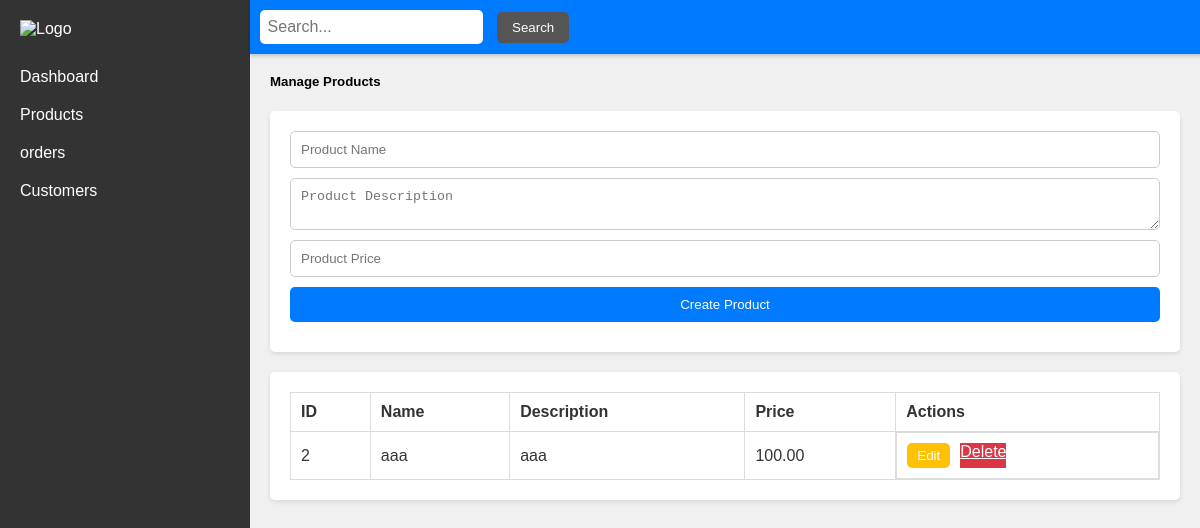
The app's page /views/products.php with its own data.
### tables this page shows
CREATE TABLE `products` (
  `id` int(11) NOT NULL,
  `name` varchar(255) NOT NULL,
  `description` text NOT NULL,
  `price` decimal(10,2) NOT NULL,
  `created_at` timestamp NOT NULL DEFAULT current_timestamp()
);

### views/products.php (the view, shortened to what this page needs)
<?php
$servername = "localhost";
$username = "root";
$password = "";
$dbname = "ecommerce";
$conn = new mysqli($servername, $username, $password, $dbname);
$products = $conn->query("SELECT * FROM products");
?>
<!DOCTYPE html>
<html lang="en">
<head>
    <link rel="stylesheet" href="https://cdnjs.cloudflare.com/ajax/libs/font-awesome/6.0.0-beta3/css/all.min.css">
</head>
<body>
<div class="top-bar">
<div>
            <form action="" method="GET">
                <input type="text" name="search" placeholder="Search...">
                <button type="submit">Search</button>
            </form>
        </div>
    </div>
    <div class="sidebar">
        <img src="path/to/your/image.jpg" alt="Logo">
        <a href="./dashboard.php">Dashboard</a>
        <a href="./products.php">Products</a>
        <a href="./orders.php">orders</a>
        <a href="./customers.php">Customers</a>
    </div>
    <div class="content">
        <div class="header">
            <h5>Manage Products</h5>
        </div>
        <div class="form-container">
            <form action="products.php" method="POST">
                <input type="text" name="name" id="product_name" placeholder="Product Name" required>
                <textarea name="description" id="product_description" placeholder="Product Description" required></textarea>
                <input type="number" step="0.01" name="price" id="product_price" placeholder="Product Price" required>
                <button type="submit" name="create" id="create_button">Create Product</button>
            </form>
        </div>
        <div class="table-container">
            <table>
                <thead>
                    <tr>
                        <th>ID</th>
                        <th>Name</th>
                        <th>Description</th>
                        <th>Price</th>
                        <th>Actions</th>
                    </tr>
                </thead>
                <tbody>
                    <?php while($row = $products->fetch_assoc()): ?>
                        <tr>
                            <td><?= $row['id'] ?></td>
                            <td><?= $row['name'] ?></td>
                            <td><?= $row['description'] ?></td>
                            <td><?= $row['price'] ?></td>
                            <td class="actions">
                                <button class="edit" onclick="editProduct(<?= $row['id'] ?>, '<?= $row['name'] ?>', '<?= $row['description'] ?>', <?= $row['price'] ?>)">Edit</button>
                                <a href="products.php?delete=<?= $row['id'] ?>" class="delete">Delete</a>
                            </td>
                        </tr>
                    <?php endwhile; ?>
                </tbody>
            </table>
        </div>
    </div>
</body>
</html>

### views/products.php (style rules this page uses)
body { font-family: Arial, sans-serif; background-color: #f0f0f0; margin: 0; padding: 0; }
.sidebar { width: 250px; height: 100vh; background-color: #333; color: #fff; padding: 20px; box-sizing: border-box; float: left; }
.sidebar img { width: 100%; margin-bottom: 20px; }
.sidebar a { display: block; color: #fff; text-decoration: none; padding: 10px 0; }
.content { margin-left: 250px; padding: 20px; }
.header { color: black; padding-top: 2rem; text-align: left; }
.form-container { background-color: #fff; color: #333; padding: 20px; margin-bottom: 20px; border-radius: 5px; box-shadow: 0 2px 4px rgba(0, 0, 0, 0.1); }
.form-container form { display: flex; flex-direction: column; }
.form-container form input, .form-container form textarea, .form-container form button { margin-bottom: 10px; padding: 10px; border-radius: 5px; border: 1px solid #ccc; }
.form-container form button { background-color: #007bff; color: #fff; border: none; cursor: pointer; }
.table-container { background-color: #fff; color: #333; padding: 20px; border-radius: 5px; box-shadow: 0 2px 4px rgba(0, 0, 0, 0.1); }
table { width: 100%; border-collapse: collapse; }
table, th, td { border: 1px solid #ddd; }
th, td { padding: 10px; text-align: left; }
.actions { display: flex; gap: 10px; }
.actions button { padding: 5px 10px; border: none; border-radius: 5px; cursor: pointer; }
.actions .edit { background-color: #ffc107; color: #fff; }
.actions .delete { background-color: #dc3545; color: #fff; }
.top-bar { background-color: #007bff; color: #fff; padding: 10px; text-align: center; position: fixed; width: 100%; top: 0; left: 15.6rem; z-index: 1000; box-shadow: 0 2px 4px rgba(0, 0, 0, 0.2); display: flex; justify-content: space-between; align-items: center; }
.top-bar input[type="text"] { padding: 8px; border: none; font-size: 16px; margin-right: 10px; border-radius: 5px; }
.top-bar button { padding: 8px 15px; background-color: #555; color: #fff; border: none; cursor: pointer; border-radius: 5px; }

### records on screen
products: id "2", name "aaa", description "aaa", price "100.00"
